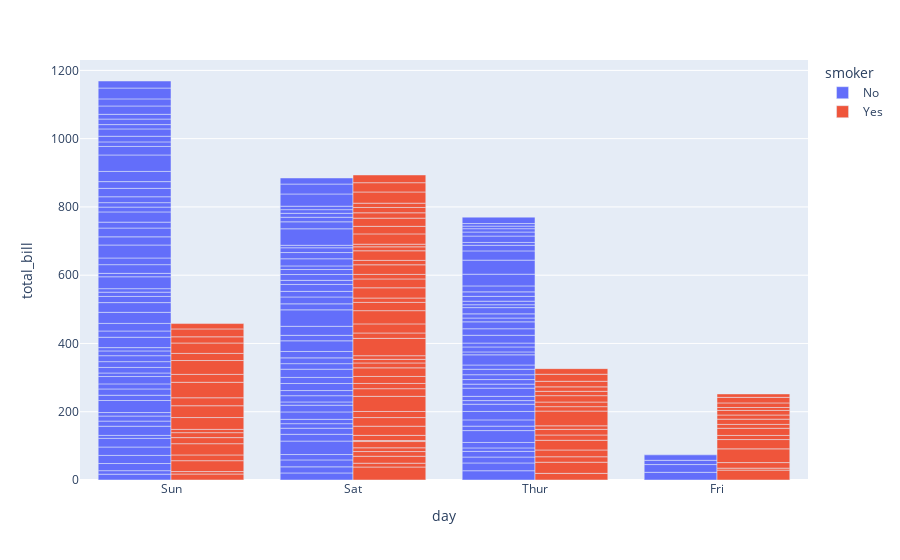

The notebook cell saved with this chart:
### Code cell
px.bar(df_tips, x="day", y="total_bill", color="smoker", 
      barmode="group")

### Figure 1 — Plotly figure (JSON) as saved in the notebook; plotly's stock layout.template omitted (floating-point values rounded to 4 significant figures; data arrays with more than 128 entries replaced by an {"elided": "..."} marker saying what was removed)
{"data": [{"alignmentgroup": "True", "hovertemplate": "smoker=No<br>day=%{x}<br>total_bill=%{y}<extra></extra>", "legendgroup": "No", "marker": {"color": "#636efa", "pattern": {"shape": ""}}, "name": "No", "offsetgroup": "No", "orientation": "v", "showlegend": true, "textposition": "auto", "type": "bar", "x": {"elided": "151 str values"}, "xaxis": "x", "y": {"elided": "151 float values"}, "yaxis": "y"}, {"alignmentgroup": "True", "hovertemplate": "smoker=Yes<br>day=%{x}<br>total_bill=%{y}<extra></extra>", "legendgroup": "Yes", "marker": {"color": "#EF553B", "pattern": {"shape": ""}}, "name": "Yes", "offsetgroup": "Yes", "orientation": "v", "showlegend": true, "textposition": "auto", "type": "bar", "x": ["Sat", "Sat", "Sat", "Sat", "Sat", "Sat", "Sat", "Sat", "Sat", "Sat", "Sat", "Thur", "Thur", "Fri", "Fri", "Fri", "Fri", "Fri", "Fri", "Fri", "Fri", "Fri", "Sat", "Sat", "Sat", "Sat", "Sat", "Sat", "Thur", "Sun", "Sat", "Sat", "Sat", "Sat", "Sun", "Sun", "Sun", "Sun", "Sun", "Sun", "Sun", "Sun", "Sun", "Sun", "Sun", "Sun", "Sun", "Sun", "Sun", "Sun", "Sun", "Sun", "Thur", "Thur", "Thur", "Thur", "Thur", "Thur", "Thur", "Thur", "Thur", "Thur", "Thur", "Thur", "Thur", "Thur", "Sat", "Sat", "Sat", "Sat", "Sat", "Sat", "Sat", "Sat", "Sat", "Sat", "Sat", "Sat", "Sat", "Fri", "Fri", "Fri", "Fri", "Fri", "Fri", "Sat", "Sat", "Sat", "Sat", "Sat", "Sat", "Sat", "Sat"], "xaxis": "x", "y": [38.01, 11.24, 20.29, 13.81, 11.02, 18.29, 3.07, 15.01, 26.86, 25.28, 17.92, 19.44, 32.68, 28.97, 5.75, 16.32, 40.17, 27.28, 12.03, 21.01, 11.35, 15.38, 44.3, 22.42, 15.36, 20.49, 25.21, 14.31, 16, 17.51, 10.59, 10.63, 50.81, 15.81, 7.25, 31.85, 16.82, 32.9, 17.89, 14.48, 9.6, 34.63, 34.65, 23.33, 45.35, 23.17, 40.55, 20.9, 30.46, 18.15, 23.1, 15.69, 19.81, 28.44, 15.48, 16.58, 10.34, 43.11, 13, 13.51, 18.71, 12.74, 13, 16.4, 20.53, 16.47, 26.59, 38.73, 24.27, 12.76, 30.06, 25.89, 13.27, 28.17, 12.9, 28.15, 11.59, 7.74, 30.14, 12.16, 13.42, 8.58, 13.42, 16.27, 10.09, 22.12, 24.01, 15.69, 15.53, 12.6, 32.83, 27.18, 22.67], "yaxis": "y"}], "layout": {"autosize": true, "barmode": "group", "legend": {"title": {"text": "smoker"}, "tracegroupgap": 0}, "margin": {"t": 60}, "xaxis": {"anchor": "y", "autorange": true, "domain": [0, 1], "range": [-0.5, 3.5], "title": {"text": "day"}, "type": "category"}, "yaxis": {"anchor": "x", "autorange": true, "domain": [0, 1], "range": [0, 1230.0], "title": {"text": "total_bill"}, "type": "linear"}}}
